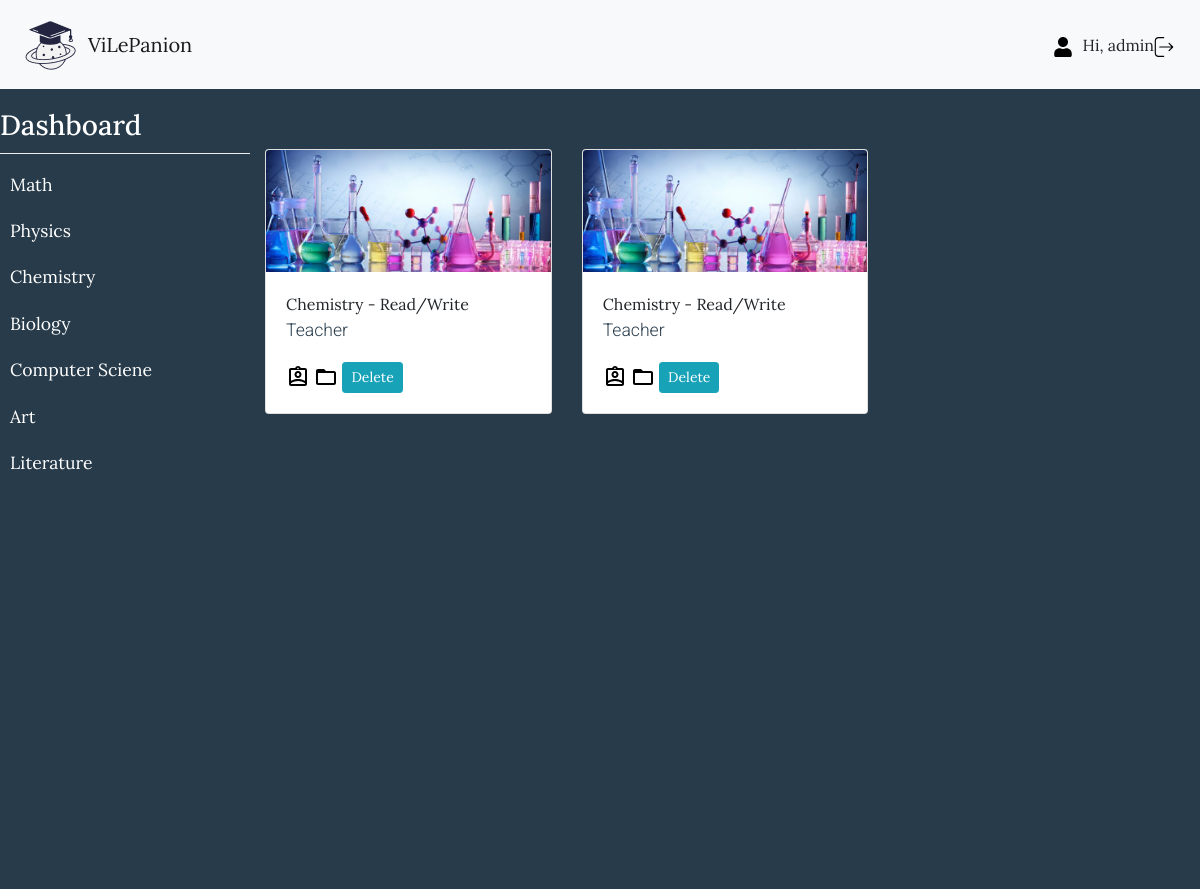
Page /material.php?subjectid=2 (signed in) on the committed database.
### tables this page shows
CREATE TABLE `subjects` (
  `subjectid` int(11) NOT NULL,
  `subjectname` varchar(250) NOT NULL,
  `subjectimg` varchar(250) DEFAULT NULL
);

CREATE TABLE `material` (
  `subjectid` int(11) NOT NULL,
  `materialid` text DEFAULT NULL,
  `materialtype` varchar(250) DEFAULT NULL,
  `authorid` int(11) NOT NULL
);

CREATE TABLE `account` (
  `accountid` int(11) NOT NULL,
  `username` varchar(250) DEFAULT NULL,
  `pwd` varchar(250) DEFAULT NULL,
  `name` varchar(250) DEFAULT NULL,
  `email` varchar(250) DEFAULT NULL,
  `avatar` varchar(250) DEFAULT NULL,
  `activated` int(5) DEFAULT 0
);

### material.php (the view, shortened to what this page needs)
<?php
    require("connection.php");
    $hidden = '';
    if ($_SESSION["activecode"] == 2){
            $hidden = 'hidden';
        } else {
            $hidden = '';
        }
    ?>
<!DOCTYPE html>
<html lang="en">
<head>
    <link rel="stylesheet" href="https://maxcdn.bootstrapcdn.com/bootstrap/4.5.2/css/bootstrap.min.css">
    <link rel="stylesheet" href="path/to/font-awesome/css/font-awesome.min.css">
    <link rel="stylesheet" href="./css/style.css">
</head>
<body>
<nav class="navbar navbar-expand-lg navbar-light bg-light">
    <img src="./img/logo.png">
    <a class="navbar-brand" href="dashboard.php">ViLePanion</a>
    <div class="collapse navbar-collapse" id="collapsibleNavbar">
        <ul class="navbar-nav ml-auto">
            <li class="nav-item active">
                <li><img src="./img/user.svg" alt="" class="icon"> </li>
                <li class="ml-auto"> Hi, <?php echo $_SESSION['user']; ?></li>
            </li>
            <li class="nav-item active">
                <a href="logout.php">
                    <img src="./img/logout.svg" alt="" class="icon">
                </a>
            </li>
        </ul>
    </div>
</nav>
<div class="wrapper">
    <nav id="sidebar">
        <ul class="list-unstyled components">
            <h3>Dashboard</h3>
            <?php
                $sql_list = "SELECT * FROM subjects";
                $result_list = mysqli_query($conn,$sql_list);
                while ($row_list = $result_list -> fetch_assoc()){
                    $subjectid = $row_list["subjectid"];
                    $subjectname = $row_list["subjectname"];
            ?>
                <li>
                    <a href="material.php?subjectid=<?php echo $subjectid?>"><?php echo $subjectname?></a>
                </li>
            <?php } ?>
        </ul>
    </nav>
    <div class="container" style="margin-top: 60px">
        <div class="row">
            <?php
                require("connection.php");
                $subjectid = $_GET["subjectid"];
                $sql_list = "SELECT * FROM material WHERE subjectid = '$subjectid'";
                $result_list = mysqli_query($conn,$sql_list);
                while ($row_list = $result_list -> fetch_assoc())
                {
                    $materialid = $row_list["materialid"];
                    $materialtype = $row_list["materialtype"];
                    $authorid = $row_list["authorid"];
                    $sql_accountid1 = "SELECT name FROM account WHERE accountid = '$authorid'";
                    $result3 = mysqli_query($conn,$sql_accountid1);
                    $row3 = $result3->fetch_assoc();
                    $authorname = $row3["name"];
                    $sql_subjectname = "SELECT subjectname, subjectimg FROM subjects WHERE subjectid = '$subjectid'";
                    $result4 = mysqli_query($conn,$sql_subjectname);
                    $row4 = $result4->fetch_assoc();
                    $subjectname = $row4["subjectname"];
                    $content = $row4["subjectimg"];
            ?>
                <div class="col-lg-4 col-md-6 mb-4">
                    <div class="card">
                        <img src="<?php echo $content ?>" class="card-img-top" alt="...">
                        <div class="card-body">
                            <a href="detail_material.php?subjectid=<?php echo $subjectid ?>&materialid=<?php echo $materialid?>"><?php echo $subjectname. " - " . $materialtype ?></a>
                            <p class="card-text"><?php echo $authorname ?></p>
                            <span jsslot="" class="XuQwKc"><span class="GmuOkf"></span></span>
                            <span jsslot="" class="XuQwKc"><span class="GmuOkf"><svg focusable="false" width="24" height="24" viewBox="0 0 24 24" class=" NMm5M"><path d="M20 6h-8l-2-2H4c-1.1 0-1.99.9-1.99 2L2 18c0 1.1.9 2 2 2h16c1.1 0 2-.9 2-2V8c0-1.1-.9-2-2-2zm0 12H4V8h16v10z"></path></svg></span></span>
            <?php
                if ($_SESSION["activecode"] == 0){
            ?>
                            <a href="delete_material.php?materialid=<?php echo $materialid ?>" class="btn btn-info btn-sm">Delete</a>
                <?php } else if (($_SESSION["activecode"] != 0)) {
                ?>
                            <a href="delete_material.php?materialid=<?php echo $materialid ?>" class="btn btn-info btn-sm" <?php echo $hidden ?>>Delete</a>
                    <?php } ?>
                        </div>
                    </div>
                </div>
            <?php } ?>
        </div>
    </div>
</div>
</body>
</html>

### css/style.css (style rules this page uses)
body { font-family: 'Lora', sans-serif; background: #273B4A; }
p { font-family: 'Roboto', sans-serif; font-size: 1.1em; font-weight: 300; line-height: 1.7em; color: #273B4A; }
a, a:hover, a:focus { color: inherit; text-decoration: none; transition: all 0.3s; }
#sidebar { background: #273B4A; color: #fff; transition: all 0.3s; }
#sidebar ul.components { padding: 20px 0; border-bottom: 1px solid #273B4A; }
#sidebar ul li a { padding: 10px; font-size: 1.1em; display: block; }
.wrapper { display: flex; align-items: stretch; }
#sidebar { min-width: 250px; max-width: 250px; min-height: 100vh; }
h3 { border: 0 solid #efefef; border-bottom-width: 1px; padding-bottom: 10px; }
.icon { width: 20px; height: 20px; margin: 0 10px 0 0; }

### rows in the picture
subjects: subjectname "Math"
subjects: subjectname "Physics"
subjects: subjectname "Chemistry"
subjects: subjectname "Biology"
subjects: subjectname "Computer Sciene"
subjects: subjectname "Art"
subjects: subjectname "Literature"
material: subjectid.subjectimg (picture), subjectid.subjectname "Chemistry", materialtype "Read/Write", authorid.name "Teacher"
material: subjectid.subjectimg (picture), subjectid.subjectname "Chemistry", materialtype "Read/Write", authorid.name "Teacher"

### other values in the picture
$_SESSION['user'] "admin"
